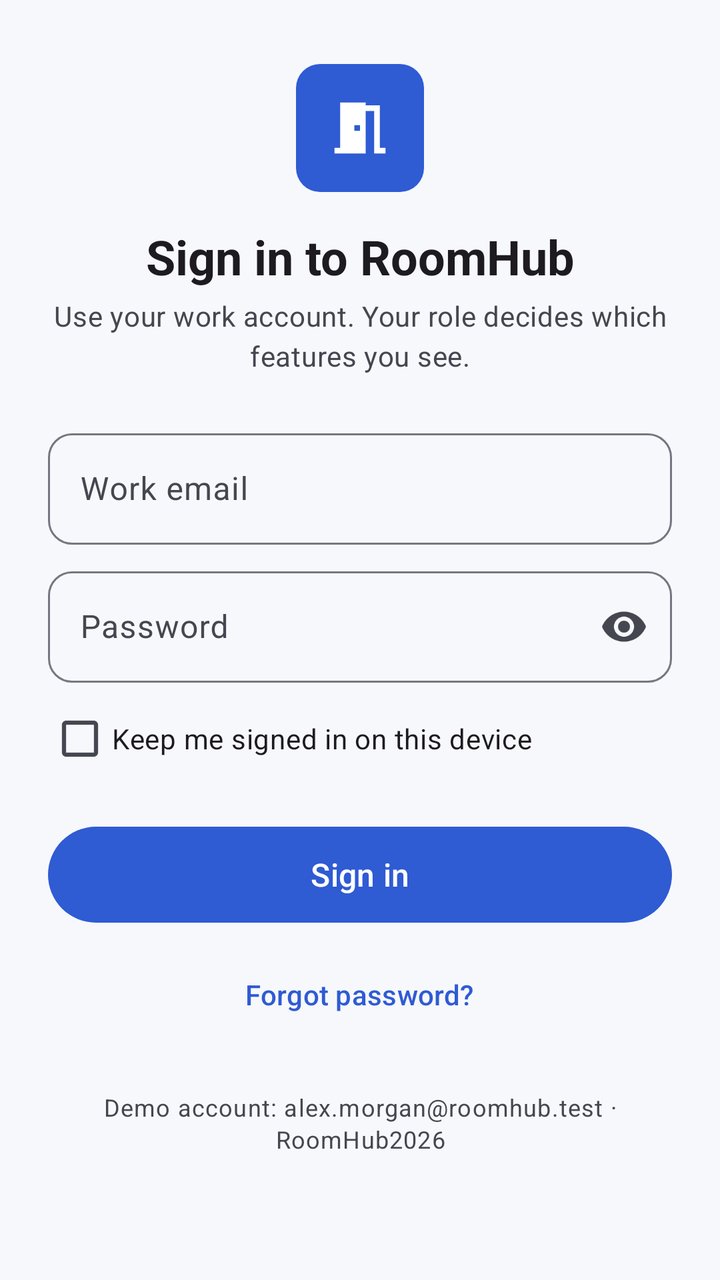
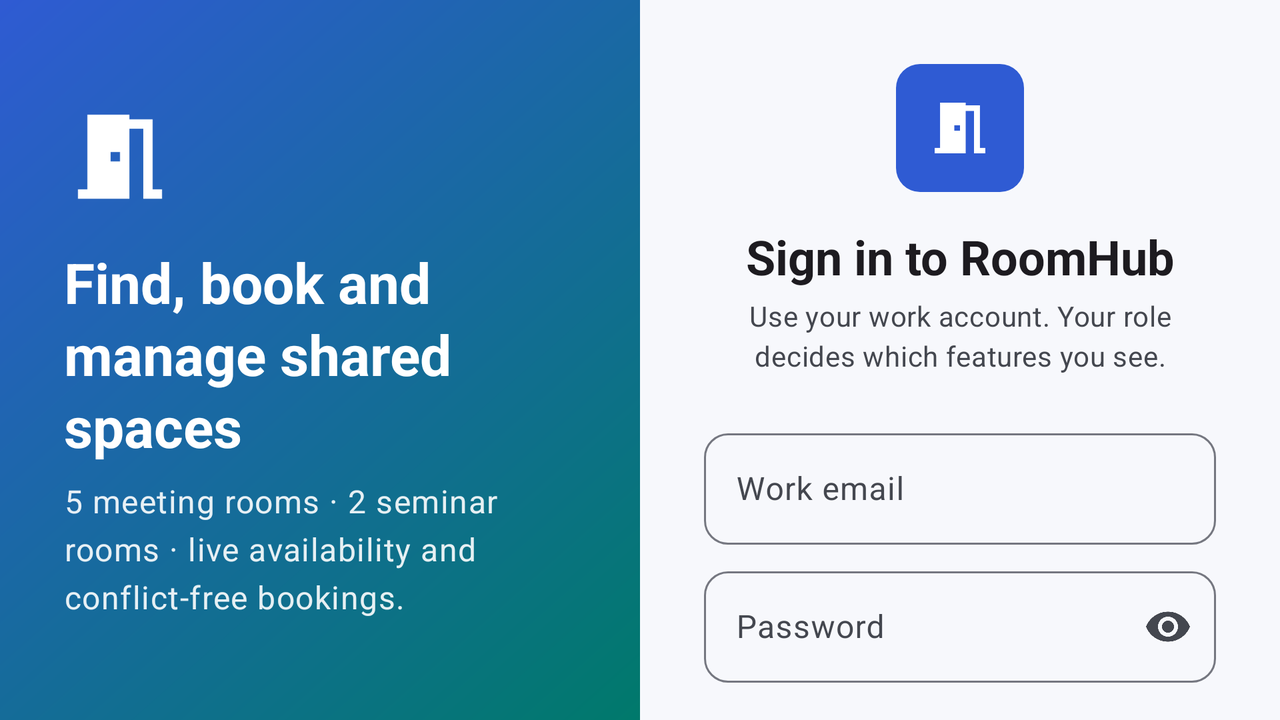

Compare how this app lays out the same screen by default and in its alternative resource folder. The renders come first, then the two layout files and the values they reference.
<!-- AndroidManifest.xml: activity theme Theme.RoomHub.Login -->
<!-- res/layout/activity_login.xml -->
<?xml version="1.0" encoding="utf-8"?>
<androidx.core.widget.NestedScrollView xmlns:android="http://schemas.android.com/apk/res/android"
    xmlns:app="http://schemas.android.com/apk/res-auto"
    android:id="@+id/login_root"
    android:layout_width="match_parent"
    android:layout_height="match_parent"
    android:fillViewport="true">

    <LinearLayout
        android:layout_width="match_parent"
        android:layout_height="wrap_content"
        android:gravity="center_horizontal"
        android:orientation="vertical"
        android:paddingHorizontal="@dimen/space_l"
        android:paddingVertical="@dimen/space_xl">

        <include
            android:id="@+id/form"
            layout="@layout/view_login_form" />
    </LinearLayout>
</androidx.core.widget.NestedScrollView>
<!-- res/layout/view_login_form.xml (included above) -->
<?xml version="1.0" encoding="utf-8"?>
<LinearLayout xmlns:android="http://schemas.android.com/apk/res/android"
    xmlns:app="http://schemas.android.com/apk/res-auto"
    android:layout_width="match_parent"
    android:layout_height="wrap_content"
    android:orientation="vertical">

    <FrameLayout
        android:layout_width="64dp"
        android:layout_height="64dp"
        android:layout_gravity="center_horizontal"
        android:background="@drawable/bg_room_badge"
        android:backgroundTint="?attr/colorPrimary">

        <ImageView
            android:layout_width="34dp"
            android:layout_height="34dp"
            android:layout_gravity="center"
            android:importantForAccessibility="no"
            android:src="@drawable/ic_meeting_room"
            app:tint="?attr/colorOnPrimary" />
    </FrameLayout>

    <TextView
        android:layout_width="match_parent"
        android:layout_height="wrap_content"
        android:layout_marginTop="@dimen/space_m"
        android:gravity="center"
        android:text="@string/login_title"
        android:textAppearance="@style/TextAppearance.RoomHub.Headline" />

    <TextView
        android:layout_width="match_parent"
        android:layout_height="wrap_content"
        android:layout_marginTop="@dimen/space_xs"
        android:gravity="center"
        android:text="@string/login_subtitle"
        android:textAppearance="@style/TextAppearance.Material3.BodyMedium"
        android:textColor="?attr/colorOnSurfaceVariant" />

    <com.google.android.material.card.MaterialCardView
        android:id="@+id/error_banner"
        style="@style/Widget.Material3.CardView.Filled"
        android:layout_width="match_parent"
        android:layout_height="wrap_content"
        android:layout_marginTop="@dimen/space_l"
        android:visibility="gone"
        app:cardBackgroundColor="?attr/colorErrorContainer"
        app:cardCornerRadius="12dp">

        <TextView
            android:id="@+id/error_text"
            android:layout_width="match_parent"
            android:layout_height="wrap_content"
            android:accessibilityLiveRegion="assertive"
            android:drawablePadding="@dimen/space_s"
            android:padding="@dimen/space_m"
            android:textAppearance="@style/TextAppearance.Material3.BodyMedium"
            android:textColor="?attr/colorOnErrorContainer"
            app:drawableStartCompat="@drawable/ic_warning"
            app:drawableTint="?attr/colorOnErrorContainer" />
    </com.google.android.material.card.MaterialCardView>

    <com.google.android.material.textfield.TextInputLayout
        android:id="@+id/email_layout"
        android:layout_width="match_parent"
        android:layout_height="wrap_content"
        android:layout_marginTop="@dimen/space_l"
        android:hint="@string/login_email"
        app:startIconDrawable="@drawable/ic_email">

        <com.google.android.material.textfield.TextInputEditText
            android:id="@+id/email"
            android:layout_width="match_parent"
            android:layout_height="wrap_content"
            android:autofillHints="emailAddress"
            android:imeOptions="actionNext"
            android:inputType="textEmailAddress" />
    </com.google.android.material.textfield.TextInputLayout>

    <com.google.android.material.textfield.TextInputLayout
        android:id="@+id/password_layout"
        android:layout_width="match_parent"
        android:layout_height="wrap_content"
        android:layout_marginTop="@dimen/space_s"
        android:hint="@string/login_password"
        app:endIconMode="password_toggle"
        app:startIconDrawable="@drawable/ic_lock">

        <com.google.android.material.textfield.TextInputEditText
            android:id="@+id/password"
            android:layout_width="match_parent"
            android:layout_height="wrap_content"
            android:autofillHints="password"
            android:imeOptions="actionDone"
            android:inputType="textPassword" />
    </com.google.android.material.textfield.TextInputLayout>

    <com.google.android.material.checkbox.MaterialCheckBox
        android:id="@+id/remember"
        android:layout_width="wrap_content"
        android:layout_height="wrap_content"
        android:layout_marginTop="@dimen/space_xs"
        android:text="@string/login_remember" />

    <FrameLayout
        android:layout_width="match_parent"
        android:layout_height="wrap_content"
        android:layout_marginTop="@dimen/space_m">

        <com.google.android.material.button.MaterialButton
            android:id="@+id/sign_in"
            style="@style/Widget.RoomHub.Button"
            android:layout_width="match_parent"
            android:layout_height="wrap_content"
            android:text="@string/login_button" />

        <com.google.android.material.progressindicator.CircularProgressIndicator
            android:id="@+id/progress"
            android:layout_width="wrap_content"
            android:layout_height="wrap_content"
            android:layout_gravity="center"
            android:elevation="8dp"
            android:indeterminate="true"
            android:visibility="gone"
            app:indicatorColor="?attr/colorOnPrimary"
            app:indicatorSize="24dp" />
    </FrameLayout>

    <com.google.android.material.button.MaterialButton
        android:id="@+id/forgot"
        style="@style/Widget.Material3.Button.TextButton"
        android:layout_width="wrap_content"
        android:layout_height="wrap_content"
        android:layout_gravity="center_horizontal"
        android:layout_marginTop="@dimen/space_s"
        android:text="@string/login_forgot" />

    <TextView
        android:layout_width="match_parent"
        android:layout_height="wrap_content"
        android:layout_marginTop="@dimen/space_l"
        android:gravity="center"
        android:text="@string/login_demo_hint"
        android:textAppearance="@style/TextAppearance.Material3.BodySmall"
        android:textColor="?attr/colorOnSurfaceVariant" />
</LinearLayout>
<!-- resources referenced by this layout -->
<resources>
  <dimen name="space_l">24dp</dimen>
  <dimen name="space_m">16dp</dimen>
  <dimen name="space_s">8dp</dimen>
  <dimen name="space_xl">32dp</dimen>
  <dimen name="space_xs">4dp</dimen>
  <!-- drawable bg_room_badge (drawable) -->
  <shape xmlns:android="http://schemas.android.com/apk/res/android" android:shape="rectangle">
      <corners android:radius="12dp" />
      <solid android:color="@android:color/white" />
  </shape>
  <!-- drawable ic_meeting_room (drawable) -->
  <vector xmlns:android="http://schemas.android.com/apk/res/android"
      android:width="24dp"
      android:height="24dp"
      android:tint="?attr/colorControlNormal"
      android:viewportWidth="24"
      android:viewportHeight="24">
      <path
          android:fillColor="@android:color/white"
          android:pathData="M14,6v15H3v-2h2V3h9v1h5v15h2v2h-4V6h-3zM10,11v2h2v-2h-2z" />
  </vector>
  <string name="login_button">Sign in</string>
  <string name="login_demo_hint">Demo account: alex.morgan@roomhub.test · RoomHub2026</string>
  <string name="login_email">Work email</string>
  <string name="login_forgot">Forgot password?</string>
  <string name="login_password">Password</string>
  <string name="login_remember">Keep me signed in on this device</string>
  <string name="login_subtitle">Use your work account. Your role decides which features you see.</string>
  <string name="login_title">Sign in to RoomHub</string>
  <style name="TextAppearance.RoomHub.Headline" parent="TextAppearance.Material3.HeadlineSmall">
          <item name="android:textStyle">bold</item>
      </style>
  <style name="Widget.RoomHub.Button" parent="Widget.Material3.Button">
          <item name="android:minHeight">56dp</item>
          <item name="android:textSize">16sp</item>
      </style>
  <style name="Theme.RoomHub.Login" parent="Theme.RoomHub" />
  <color name="rh_primary">#2F5BD3</color>
  <color name="rh_on_primary">#FFFFFF</color>
  <color name="rh_primary_container">#DCE3FF</color>
  <color name="rh_on_primary_container">#0A1B55</color>
  <color name="rh_secondary">#00796B</color>
  <color name="rh_on_secondary">#FFFFFF</color>
  <color name="rh_secondary_container">#C8EEE7</color>
  <color name="rh_on_secondary_container">#00201C</color>
  <color name="rh_error">#BA1A1A</color>
  <color name="rh_on_error">#FFFFFF</color>
  <color name="rh_error_container">#FFDAD6</color>
  <color name="rh_on_error_container">#410002</color>
  <color name="rh_background">#F7F8FC</color>
  <color name="rh_surface">#F7F8FC</color>
  <color name="rh_on_surface">#1A1C22</color>
  <color name="rh_surface_variant">#E1E2EC</color>
  <color name="rh_on_surface_variant">#44474F</color>
  <color name="rh_surface_container_lowest">#FFFFFF</color>
  <color name="rh_surface_container_low">#F1F3F9</color>
  <color name="rh_surface_container">#ECEEF4</color>
  <color name="rh_surface_container_high">#E6E8EF</color>
  <color name="rh_outline">#757780</color>
  <color name="rh_outline_variant">#C5C6D0</color>
  <style name="ShapeAppearance.RoomHub.Medium" parent="ShapeAppearance.Material3.Corner.Medium">
          <item name="cornerSize">14dp</item>
      </style>
  <style name="Widget.RoomHub.Card" parent="Widget.Material3.CardView.Elevated">
          <item name="cardBackgroundColor">?attr/colorSurfaceContainerLowest</item>
          <item name="cardElevation">1dp</item>
          <item name="cardCornerRadius">16dp</item>
      </style>
  <style name="Widget.RoomHub.TextInput" parent="Widget.Material3.TextInputLayout.OutlinedBox">
          <item name="boxCornerRadiusTopStart">12dp</item>
          <item name="boxCornerRadiusTopEnd">12dp</item>
          <item name="boxCornerRadiusBottomStart">12dp</item>
          <item name="boxCornerRadiusBottomEnd">12dp</item>
      </style>
  <!-- some entries are left out for length -->
</resources>
<!-- res/layout-w600dp/activity_login.xml (the repository's variant of the layout above) -->
<!-- drawn on the phone turned sideways -->
<?xml version="1.0" encoding="utf-8"?>
<LinearLayout xmlns:android="http://schemas.android.com/apk/res/android"
    xmlns:app="http://schemas.android.com/apk/res-auto"
    android:id="@+id/login_root"
    android:layout_width="match_parent"
    android:layout_height="match_parent"
    android:orientation="horizontal">

    <LinearLayout
        android:layout_width="0dp"
        android:layout_height="match_parent"
        android:layout_weight="1"
        android:background="@drawable/bg_hero"
        android:gravity="center_vertical"
        android:orientation="vertical"
        android:padding="@dimen/space_xl">

        <ImageView
            android:layout_width="56dp"
            android:layout_height="56dp"
            android:importantForAccessibility="no"
            android:src="@drawable/ic_meeting_room"
            app:tint="@android:color/white" />

        <TextView
            android:layout_width="wrap_content"
            android:layout_height="wrap_content"
            android:layout_marginTop="@dimen/space_m"
            android:text="@string/hero_title"
            android:textAppearance="@style/TextAppearance.Material3.HeadlineMedium"
            android:textColor="@android:color/white"
            android:textStyle="bold" />

        <TextView
            android:layout_width="wrap_content"
            android:layout_height="wrap_content"
            android:layout_marginTop="@dimen/space_s"
            android:alpha="0.9"
            android:text="@string/hero_body"
            android:textAppearance="@style/TextAppearance.Material3.BodyLarge"
            android:textColor="@android:color/white" />
    </LinearLayout>

    <androidx.core.widget.NestedScrollView
        android:layout_width="0dp"
        android:layout_height="match_parent"
        android:layout_weight="1"
        android:fillViewport="true">

        <LinearLayout
            android:layout_width="match_parent"
            android:layout_height="wrap_content"
            android:gravity="center"
            android:orientation="vertical"
            android:padding="@dimen/space_xl">

            <include
                android:id="@+id/form"
                layout="@layout/view_login_form" />
        </LinearLayout>
    </androidx.core.widget.NestedScrollView>
</LinearLayout>
<!-- resources referenced by the variant -->
<!-- as the phone turned sideways resolves them -->
<resources>
  <dimen name="space_l">24dp</dimen>
  <dimen name="space_m">16dp</dimen>
  <dimen name="space_s">8dp</dimen>
  <dimen name="space_xl">32dp</dimen>
  <dimen name="space_xs">4dp</dimen>
  <!-- drawable bg_hero (drawable) -->
  <shape xmlns:android="http://schemas.android.com/apk/res/android" android:shape="rectangle">
      <gradient android:angle="315" android:startColor="#2F5BD3" android:endColor="#00796B" />
  </shape>
  <!-- drawable bg_room_badge (drawable) -->
  <shape xmlns:android="http://schemas.android.com/apk/res/android" android:shape="rectangle">
      <corners android:radius="12dp" />
      <solid android:color="@android:color/white" />
  </shape>
  <string name="hero_body">5 meeting rooms · 2 seminar rooms · live availability and conflict-free bookings.</string>
  <string name="hero_title">Find, book and manage shared spaces</string>
  <string name="login_button">Sign in</string>
  <string name="login_demo_hint">Demo account: alex.morgan@roomhub.test · RoomHub2026</string>
  <string name="login_email">Work email</string>
  <string name="login_forgot">Forgot password?</string>
  <string name="login_password">Password</string>
  <string name="login_remember">Keep me signed in on this device</string>
  <string name="login_subtitle">Use your work account. Your role decides which features you see.</string>
  <string name="login_title">Sign in to RoomHub</string>
  <style name="TextAppearance.RoomHub.Headline" parent="TextAppearance.Material3.HeadlineSmall">
          <item name="android:textStyle">bold</item>
      </style>
  <style name="Widget.RoomHub.Button" parent="Widget.Material3.Button">
          <item name="android:minHeight">56dp</item>
          <item name="android:textSize">16sp</item>
      </style>
  <style name="Theme.RoomHub.Login" parent="Theme.RoomHub" />
  <color name="rh_primary">#2F5BD3</color>
  <color name="rh_on_primary">#FFFFFF</color>
  <color name="rh_primary_container">#DCE3FF</color>
  <color name="rh_on_primary_container">#0A1B55</color>
  <color name="rh_secondary">#00796B</color>
  <color name="rh_on_secondary">#FFFFFF</color>
  <color name="rh_secondary_container">#C8EEE7</color>
  <color name="rh_on_secondary_container">#00201C</color>
  <color name="rh_error">#BA1A1A</color>
  <color name="rh_on_error">#FFFFFF</color>
  <color name="rh_error_container">#FFDAD6</color>
  <color name="rh_on_error_container">#410002</color>
  <color name="rh_background">#F7F8FC</color>
  <color name="rh_surface">#F7F8FC</color>
  <color name="rh_on_surface">#1A1C22</color>
  <color name="rh_surface_variant">#E1E2EC</color>
  <color name="rh_on_surface_variant">#44474F</color>
  <color name="rh_surface_container_lowest">#FFFFFF</color>
  <color name="rh_surface_container_low">#F1F3F9</color>
  <color name="rh_surface_container">#ECEEF4</color>
  <color name="rh_surface_container_high">#E6E8EF</color>
  <color name="rh_outline">#757780</color>
  <color name="rh_outline_variant">#C5C6D0</color>
  <style name="ShapeAppearance.RoomHub.Medium" parent="ShapeAppearance.Material3.Corner.Medium">
          <item name="cornerSize">14dp</item>
      </style>
  <style name="Widget.RoomHub.Card" parent="Widget.Material3.CardView.Elevated">
          <item name="cardBackgroundColor">?attr/colorSurfaceContainerLowest</item>
          <item name="cardElevation">1dp</item>
          <item name="cardCornerRadius">16dp</item>
      </style>
  <style name="Widget.RoomHub.TextInput" parent="Widget.Material3.TextInputLayout.OutlinedBox">
          <item name="boxCornerRadiusTopStart">12dp</item>
          <item name="boxCornerRadiusTopEnd">12dp</item>
          <item name="boxCornerRadiusBottomStart">12dp</item>
          <item name="boxCornerRadiusBottomEnd">12dp</item>
      </style>
  <!-- some entries are left out for length -->
</resources>
